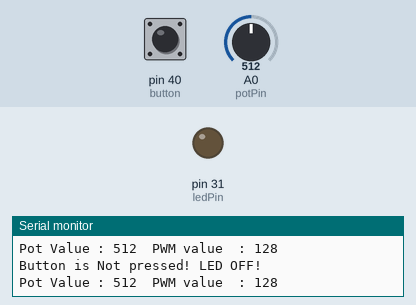
Simulated run of this sketch. Board: Arduino Mega 2560, built with avr-gcc and run on an emulated ATmega2560. On the bench: output pins drawn as LEDs (lit = HIGH), the last lines printed to the serial monitor. Inputs (shaded band) come from the test bench; at power-on: pin 40 (button) HIGH, A0 (potPin) = 512.

Above: at 1.2 s.
1.3 s: pin 40 (button) pulled LOW for 0.25 s
At 1.53 s:
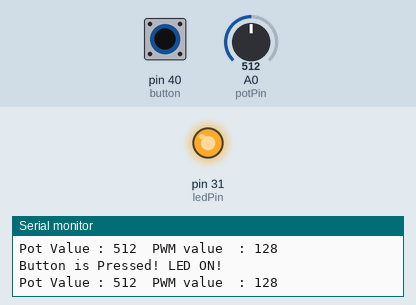
3.1 s: A0 (potPin) set to 104
4.6 s: A0 (potPin) set to 91
6.1 s: pin 40 (button) pulled LOW for 3.2 s
At 10.5 s:
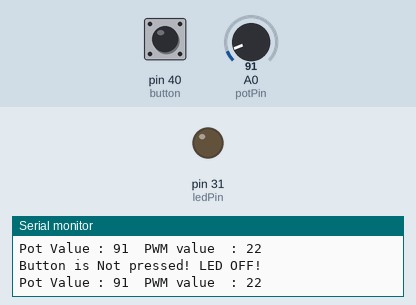
10.8 s: pin 40 (button) pulled LOW for 1 s
At 11.3 s:
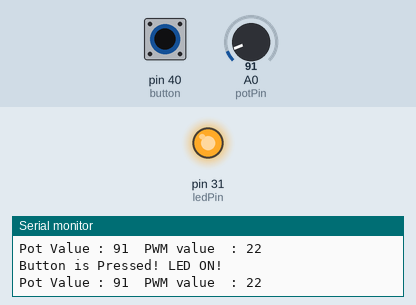
Timing chart, 0 to 13.8 s (numbered marks = the images above; inputs shaded):
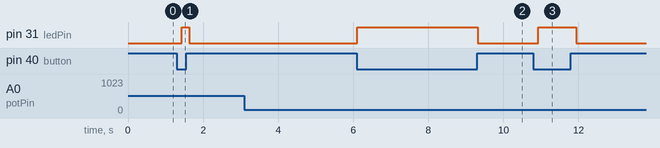

Measured:
- after the input at 1.3 s, pin 31 (ledPin): LOW → HIGH after 0.13 s, → LOW 0.20 s later
- after the input at 6.1 s, pin 31 (ledPin): LOW → HIGH at once, → LOW 3.2 s later
- after the input at 10.8 s, pin 31 (ledPin): LOW → HIGH after 0.14 s, → LOW 1.0 s later

The sketch:

DisplayInfoOnSerialMoniter.ino
```cpp
int ledPin = 31;
int potPin = A0;
int button = 40;

void setup(void){
  pinMode(ledPin , OUTPUT );
  pinMode(potPin , INPUT  );
  pinMode(button , INPUT_PULLUP); // Enable pullup resistor

  Serial.begin(9600); //(baud rate) bits per sec
}
void loop(void){
   int potValue = analogRead(potPin);
   int Sbutton  = digitalRead(button);
   int PWM_v    = potValue/4;

  if(Sbutton){
   digitalWrite(ledPin,LOW);
   Serial.println("\nButton is Not pressed! LED OFF!");
  }
  else{
  digitalWrite(ledPin,HIGH);
  Serial.println("\nButton is Pressed! LED ON!");
  }

  Serial.print("Pot Value : ");
  Serial.print(potValue);
  Serial.print("\tPWM value  : ");
  Serial.print(PWM_v);
  Serial.println(" ");
  delay(200);
}
```
